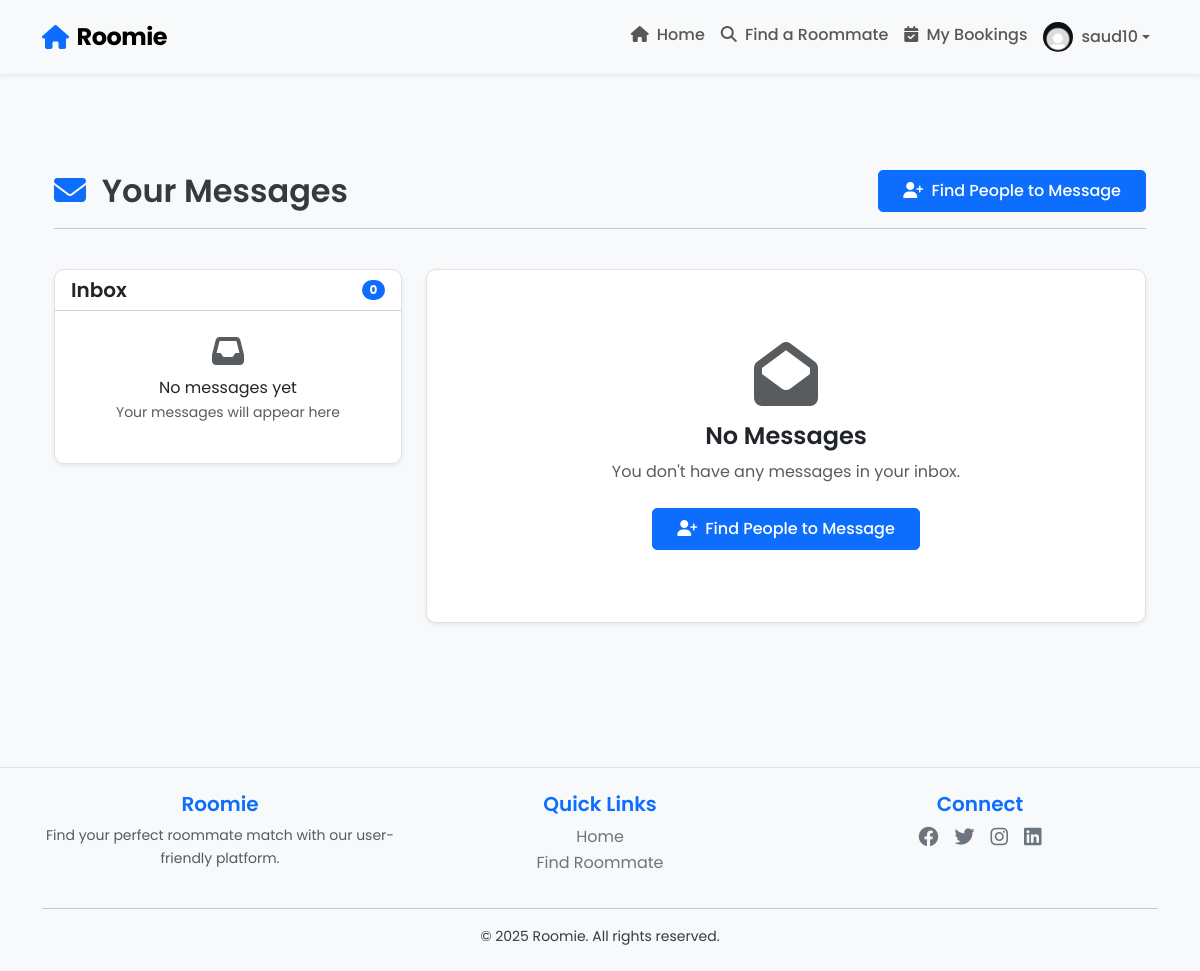
The app's page /messages/10/ (signed in), older data.
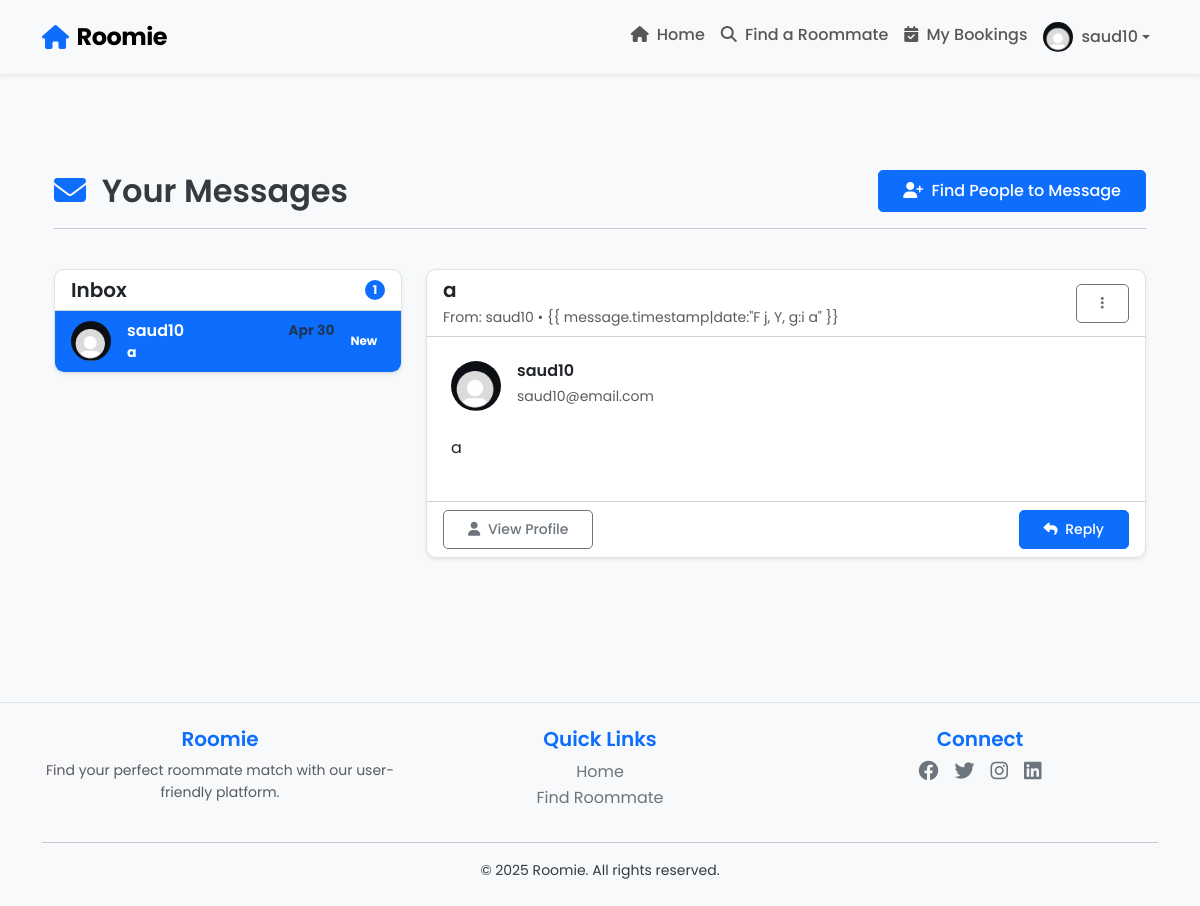
The same page, newer data.
### core/models.py (models this page shows, shortened)
class Message(models.Model):
    message_id = models.AutoField(primary_key=True)
    sender = models.ForeignKey(User, related_name='sent_messages', on_delete=models.CASCADE)
    recipient = models.ForeignKey(User, related_name='received_messages', on_delete=models.CASCADE)
    subject = models.CharField(max_length=255)
    body = models.TextField()
    timestamp = models.DateTimeField(auto_now_add=True)
    is_read = models.BooleanField(default=False)

class User(AbstractUser):
    ACCOUNT_TYPE_CHOICES = [
        ('seeker', 'Seeker'),
        ('provider', 'Provider'),
    ]
    GENDER_CHOICES = [
        ('male', 'Male'),
        ('female', 'Female'),
        ('other', 'Other'),
    ]
    email = models.EmailField(unique=True)
    gender = models.CharField(max_length=10, choices=GENDER_CHOICES, blank=True, null=True)
    birthdate = models.DateField(blank=True, null=True)
    bio = models.TextField(blank=True, null=True)
    location = models.CharField(max_length=255, blank=True, null=True)
    profile_photo = models.ImageField(
        upload_to='profile_photos/',
        blank=True,
        null=True,
        default='profile_photos/default_user.jpg'  # Set default profile photo
    )
    account_type = models.CharField(max_length=10, choices=ACCOUNT_TYPE_CHOICES, default='seeker')

### roomie/views.py (the view, shortened to what this page needs)
# urls.py: path('messages/<int:user_id>/', views.messages_view, name='messages'),  # Messages page
@login_required
def messages_view(request, user_id):
    if request.user.id != user_id:
        return HttpResponse("Unauthorized", status=401)  # Prevent access to other users' messages
    messages = Message.objects.filter(recipient=request.user).order_by('-timestamp')
    message_id = request.GET.get('mark_read')
    return render(request, 'messages.html', {'messages': messages})

### roomie/templates/messages.html (shortened to what the changed rows need)
{% extends 'base.html' %} {% load static %} {% block content %}
<div class="container py-5">
  <div class="row">
    <div class="col-lg-12 mb-4">
      <div class="d-flex justify-content-between align-items-center">
        <h2 class="mb-0">
          <i class="fas fa-envelope text-primary me-2"></i> Your Messages
        </h2>
      </div>
    </div>
  </div>
  <div class="row">
    <div class="col-md-4">
      <div class="card shadow-sm mb-4 mb-md-0">
        <div class="card-header bg-transparent">
          <div class="d-flex justify-content-between align-items-center">
            <h5 class="mb-0">Inbox</h5>
            <span class="badge bg-primary rounded-pill"
              >{{ messages|length }}</span
            >
          </div>
        </div>
        <div
          class="list-group list-group-flush message-list"
          style="max-height: 600px; overflow-y: auto"
        >
          {% for message in messages %}
          <a
            href="#message-{{ message.message_id }}"
            class="list-group-item list-group-item-action {% if not message.is_read %}unread-message fw-bold{% endif %}"
            data-bs-toggle="pill"
            onclick="markAsRead('{{ message.message_id }}')"
          >
            <div class="d-flex align-items-center">
              {% if message.sender.profile_photo %}
              <img
                src="{{ message.sender.profile_photo.url }}"
                class="rounded-circle me-3"
                style="width: 40px; height: 40px; object-fit: cover"
                alt="{{ message.sender.username }}"
              />
              {% endif %}
              <div class="flex-grow-1 min-width-0">
                <div class="d-flex justify-content-between align-items-center">
                  <h6 class="mb-0 text-truncate">
                    {{ message.sender.username }}
                  </h6>
                  <small class="text-muted ms-2"
                    >{{ message.timestamp|date:"M d" }}</small
                  >
                </div>
                <p class="mb-0 text-truncate small">{{ message.subject }}</p>
              </div>
              {% if not message.is_read %}
              <span class="ms-2 badge bg-primary rounded-pill">New</span>
              {% endif %}
            </div>
          </a>
          {% empty %}
          <div class="list-group-item text-center py-4">
            <i class="fas fa-inbox fa-2x text-muted mb-2"></i>
            <p class="mb-0">No messages yet</p>
            <p class="text-muted small">Your messages will appear here</p>
          </div>
          {% endfor %}
        </div>
      </div>
    </div>
    <div class="col-md-8">
      <div class="card shadow-sm">
        <div class="tab-content">
          {% if messages %} {% for message in messages %}
          <div
            class="tab-pane fade {% if forloop.first %}show active{% endif %}"
            id="message-{{ message.message_id }}"
          >
            <div class="card-header bg-transparent">
              <div class="d-flex justify-content-between align-items-center">
                <div>
                  <h5 class="mb-1">{{ message.subject }}</h5>
                  <p class="mb-0 text-muted small">
                    From: {{ message.sender.username }} • {{
                    message.timestamp|date:"F j, Y, g:i a" }}
                  </p>
                </div>
                <div class="dropdown">
                  <button
                    class="btn btn-sm btn-outline-secondary"
                    type="button"
                    id="messageActions"
                    data-bs-toggle="dropdown"
                    aria-expanded="false"
                  >
                    <i class="fas fa-ellipsis-v"></i>
                  </button>
                </div>
              </div>
            </div>
            <div class="card-body p-4">
              <div class="d-flex mb-4">
                {% if message.sender.profile_photo %}
                <img
                  src="{{ message.sender.profile_photo.url }}"
                  class="rounded-circle me-3"
                  style="width: 50px; height: 50px; object-fit: cover"
                  alt="{{ message.sender.username }}"
                />
                {% endif %}
                <div>
                  <h6 class="mb-1">{{ message.sender.username }}</h6>
                  <p class="text-muted small mb-0">
                    {{ message.sender.email }}
                  </p>
                </div>
              </div>
              <div class="message-content">{{ message.body|linebreaks }}</div>
            </div>
            <div class="card-footer bg-transparent">
              <div class="d-flex justify-content-between">
                <a
                  href="{% url 'user_profile' message.sender.id %}"
                  class="btn btn-outline-secondary btn-sm"
                >
                  <i class="fas fa-user me-1"></i> View Profile
                </a>
                <a
                  href="{% url 'send_message' message.sender.id %}"
                  class="btn btn-primary btn-sm"
                >
                  <i class="fas fa-reply me-1"></i> Reply
                </a>
              </div>
            </div>
          </div>
          {% endfor %} {% else %}
          <div class="card-body text-center py-5">
            <div class="py-4">
              <i class="fas fa-envelope-open fa-4x text-muted mb-3"></i>
              <h4>No Messages</h4>
              <p class="text-muted">
                You don't have any messages in your inbox.
              </p>
              <a href="{% url 'find_roommate' %}" class="btn btn-primary mt-2">
                <i class="fas fa-user-plus me-1"></i> Find People to Message
              </a>
            </div>
          </div>
          {% endif %}
        </div>
      </div>
    </div>
  </div>
</div>
{% endblock %}

Row changes from the older to the newer data that the page shows:
added Message: sender.profile_photo (placeholder picture), sender.username "saud10", timestamp "Apr 30", subject "a", is_read "New", sender.email "saud10@email.com", body "a"
Text that changed along with them:
{{ messages|length }}: "0" → "1"
text no longer shown: "No messages yet Your messages will appear here No Messages You don't have any messages in your inbox. Find People to Message"
